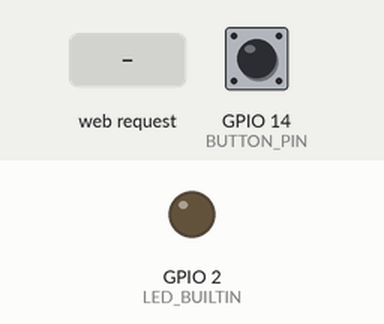
Recording of a program running on a simulated ESP32. Shown: output pins drawn as LEDs (lit = HIGH). Inputs (shaded band) come from the test bench; at power-on: GPIO 14 (BUTTON_PIN) HIGH. Storage starts empty; what the program prints to the serial monitor is not drawn.

Above: at 1.4 s.
1.5 s: HTTP request GET / received
At 2.5 s:
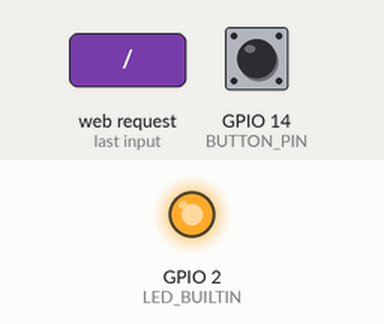
6.1 s: HTTP request GET /?ssid=1 received
At 7.3 s:
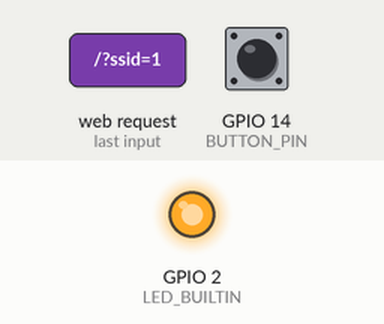
9.1 s: HTTP request GET /?ssid=0 received
Timing chart, 0 to 13.1 s (numbered marks = the images above; inputs shaded):
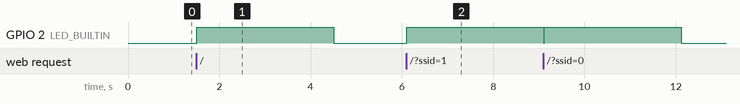

The program:

main.cpp
```cpp
#include <WiFi.h>
#include <WebServer.h>
#include "SPIFFS.h"
#include "FS.h"

using namespace std;

#define BUTTON_PIN       14
#define TX_PIN           1
#define RX_PIN           3
#define SHORT_PRESS_TIME 5000

int lastState = HIGH;
int currentState;
unsigned long pressedTime  = 0;
unsigned long releasedTime = 0;

WebServer server(80);

void removeFile(String fileName)
{
  SPIFFS.remove("/"+fileName);
}

void saveFile(String fileName, String data)
{
    File file = SPIFFS.open("/" + fileName, FILE_WRITE);
    if(!file)
    {
      Serial.println("There was an error opening the file for writing");
      return;
    }
    if(file.print(data)) {
        Serial.println("File was written");
    }else {
        Serial.println("File write failed");
    }
    file.close();
}

String readFile(String fileName)
{
  String data = "";
  File file = SPIFFS.open("/" + fileName, "r");
    if(!file)
    {
      Serial.println("There was an error opening the file for reading");
      return "Error";
    }
    while (file.available())
    {
      data += (char)file.read();
    }

    file.close();
    return data;
}

void handleRoot() {
  // turn the LED on (HIGH is the voltage level)
    digitalWrite(LED_BUILTIN, HIGH);

    // wait for a second
    delay(3000);

    // turn the LED off by making the voltage LOW
    digitalWrite(LED_BUILTIN, LOW);
}

void handlePost() {

    if (server.hasArg("ssid") && server.hasArg("password"))
    {
      String ssid = server.arg("ssid");
      String password = server.arg("password");
      Serial.print(ssid + " " + password + "\n");
      String to_save = ssid + " " + password;
      saveFile("creditentials.txt", to_save);
    }
}

void setup() {
  pinMode(LED_BUILTIN, OUTPUT);
  pinMode(BUTTON_PIN, INPUT_PULLUP);
  Serial.begin(115200);
  Serial1.begin(9600, SERIAL_8N1, RX_PIN, TX_PIN);
  if(!SPIFFS.begin(true))
  {
      Serial.println("An Error has occurred while mounting SPIFFS");
      return;
  }
  WiFi.mode(WIFI_AP);
  delay(250);
  WiFi.softAP("ESP32", "passworld");
  server.on("/", handleRoot);
  server.on("/post", HTTP_POST, handlePost);
  server.begin();
}

int counter = 0;

void loop() {
  server.handleClient();

  currentState = digitalRead(BUTTON_PIN);

  if (readFile("creditentials.txt").length() > 0)
  {
    Serial1.print(readFile("creditentials.txt"));
  }

  if (lastState == HIGH && currentState == LOW)       // button is pressed
    pressedTime = millis();
  else if (lastState == LOW && currentState == HIGH) { // button is released
    releasedTime = millis();

    long pressDuration = releasedTime - pressedTime;

    if ( pressDuration > SHORT_PRESS_TIME )
    {
      removeFile("creditentials.txt");
    }
    else
    {
      Serial.println("Long Press");
      Serial.println(readFile("creditentials.txt"));
    }

  }


  lastState = currentState;
}
```

Measured:
- after the input at 1.5 s, GPIO 2 (LED_BUILTIN): LOW → HIGH at once, → LOW 3.0 s later
- after the input at 6.1 s, GPIO 2 (LED_BUILTIN): LOW → HIGH at once
